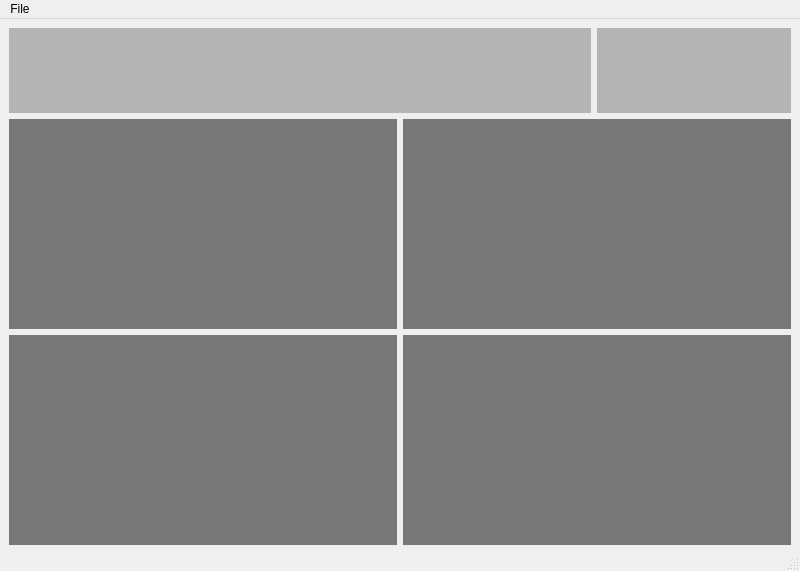
<?xml version="1.0" encoding="UTF-8"?>
<ui version="4.0">
 <class>MainWindow</class>
 <widget class="QMainWindow" name="MainWindow">
  <property name="geometry">
   <rect>
    <x>0</x>
    <y>0</y>
    <width>800</width>
    <height>571</height>
   </rect>
  </property>
  <property name="windowTitle">
   <string>MainWindow</string>
  </property>
  <widget class="QWidget" name="centralwidget">
   <layout class="QVBoxLayout" name="verticalLayout" stretch="1,5">
    <property name="bottomMargin">
     <number>4</number>
    </property>
    <item>
     <layout class="QHBoxLayout" name="horizontalLayout" stretch="3,1">
      <item>
       <widget class="QWidget" name="widget" native="true">
        <property name="styleSheet">
         <string notr="true">background-color: rgb(180, 180, 180);</string>
        </property>
       </widget>
      </item>
      <item>
       <widget class="QWidget" name="widget_2" native="true">
        <property name="styleSheet">
         <string notr="true">background-color: rgb(180, 180, 180);</string>
        </property>
       </widget>
      </item>
     </layout>
    </item>
    <item>
     <layout class="QGridLayout" name="gridLayout">
      <item row="0" column="0">
       <widget class="QWidget" name="widget_3" native="true">
        <property name="styleSheet">
         <string notr="true">background-color: rgb(120, 120, 120);</string>
        </property>
       </widget>
      </item>
      <item row="0" column="1">
       <widget class="QWidget" name="widget_4" native="true">
        <property name="styleSheet">
         <string notr="true">background-color: rgb(120, 120, 120);</string>
        </property>
       </widget>
      </item>
      <item row="1" column="0">
       <widget class="QWidget" name="widget_5" native="true">
        <property name="styleSheet">
         <string notr="true">background-color: rgb(120, 120, 120);</string>
        </property>
       </widget>
      </item>
      <item row="1" column="1">
       <widget class="QWidget" name="widget_6" native="true">
        <property name="styleSheet">
         <string notr="true">background-color: rgb(120, 120, 120);</string>
        </property>
       </widget>
      </item>
     </layout>
    </item>
   </layout>
  </widget>
  <widget class="QMenuBar" name="menubar">
   <property name="geometry">
    <rect>
     <x>0</x>
     <y>0</y>
     <width>800</width>
     <height>17</height>
    </rect>
   </property>
   <widget class="QMenu" name="menuFile">
    <property name="title">
     <string>File</string>
    </property>
    <addaction name="actionConnect"/>
   </widget>
   <addaction name="menuFile"/>
  </widget>
  <widget class="QStatusBar" name="statusbar"/>
  <action name="actionConnect">
   <property name="text">
    <string>Connect</string>
   </property>
  </action>
 </widget>
 <resources/>
 <connections/>
</ui>
